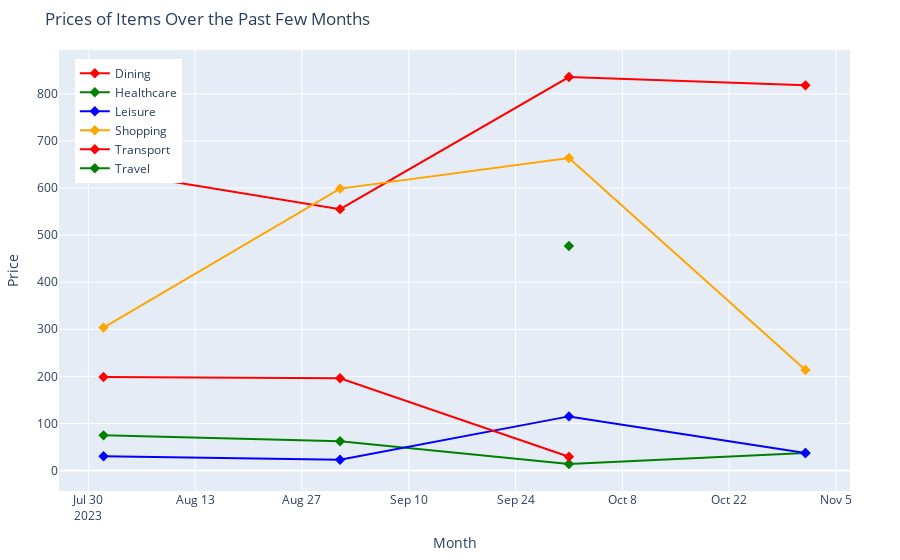

Notebook cell for this chart:
### Code cell
fig.show()

### Figure 1 — Plotly figure (JSON) as saved in the notebook; plotly's stock layout.template omitted (floating-point values rounded to 4 significant figures)
{"data": [{"line": {"color": "red", "width": 2}, "marker": {"size": 8, "symbol": "diamond"}, "mode": "lines+markers", "name": "Dining", "type": "scatter", "x": ["2023-08-01T00:00:00.000000000", "2023-09-01T00:00:00.000000000", "2023-10-01T00:00:00.000000000", "2023-11-01T00:00:00.000000000"], "y": [637.4, 555.1, 835.6, 818.0]}, {"line": {"color": "green", "width": 2}, "marker": {"size": 8, "symbol": "diamond"}, "mode": "lines+markers", "name": "Healthcare", "type": "scatter", "x": ["2023-08-01T00:00:00.000000000", "2023-09-01T00:00:00.000000000", "2023-10-01T00:00:00.000000000", "2023-11-01T00:00:00.000000000"], "y": [74.75, 62.25, 14, 37.4]}, {"line": {"color": "blue", "width": 2}, "marker": {"size": 8, "symbol": "diamond"}, "mode": "lines+markers", "name": "Leisure", "type": "scatter", "x": ["2023-08-01T00:00:00.000000000", "2023-09-01T00:00:00.000000000", "2023-10-01T00:00:00.000000000", "2023-11-01T00:00:00.000000000"], "y": [30.27, 23, 115, 37.16]}, {"line": {"color": "orange", "width": 2}, "marker": {"size": 8, "symbol": "diamond"}, "mode": "lines+markers", "name": "Shopping", "type": "scatter", "x": ["2023-08-01T00:00:00.000000000", "2023-09-01T00:00:00.000000000", "2023-10-01T00:00:00.000000000", "2023-11-01T00:00:00.000000000"], "y": [303.6, 598.7, 663.8, 213.8]}, {"line": {"color": "red", "width": 2}, "marker": {"size": 8, "symbol": "diamond"}, "mode": "lines+markers", "name": "Transport", "type": "scatter", "x": ["2023-08-01T00:00:00.000000000", "2023-09-01T00:00:00.000000000", "2023-10-01T00:00:00.000000000"], "y": [198.8, 196.0, 29.22]}, {"line": {"color": "green", "width": 2}, "marker": {"size": 8, "symbol": "diamond"}, "mode": "lines+markers", "name": "Travel", "type": "scatter", "x": ["2023-10-01T00:00:00.000000000"], "y": [476.7]}], "layout": {"legend": {"x": 0.02, "y": 0.98}, "margin": {"b": 50, "l": 50, "r": 50, "t": 50}, "title": {"text": "Prices of Items Over the Past Few Months"}, "xaxis": {"title": {"text": "Month"}}, "yaxis": {"title": {"text": "Price"}}}}
